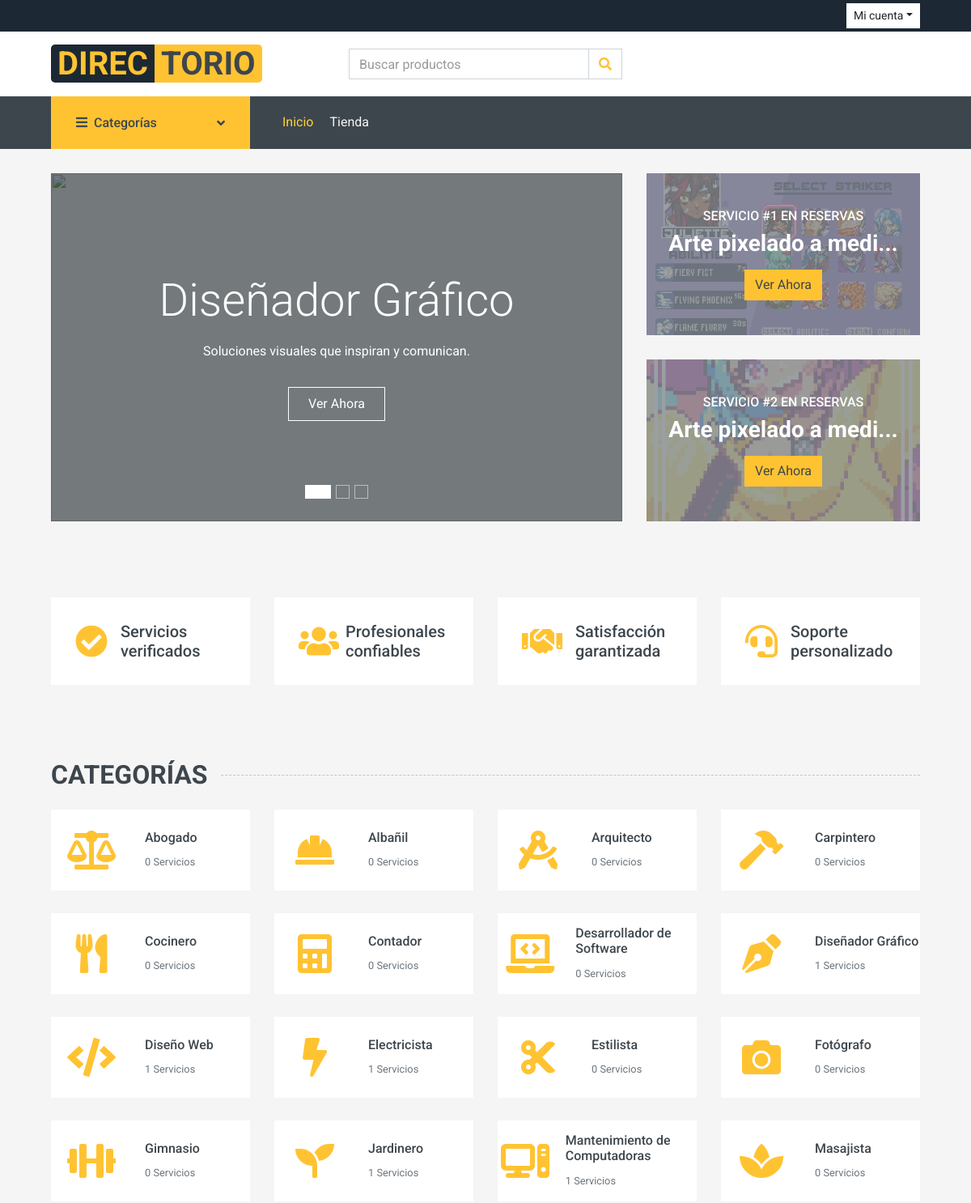
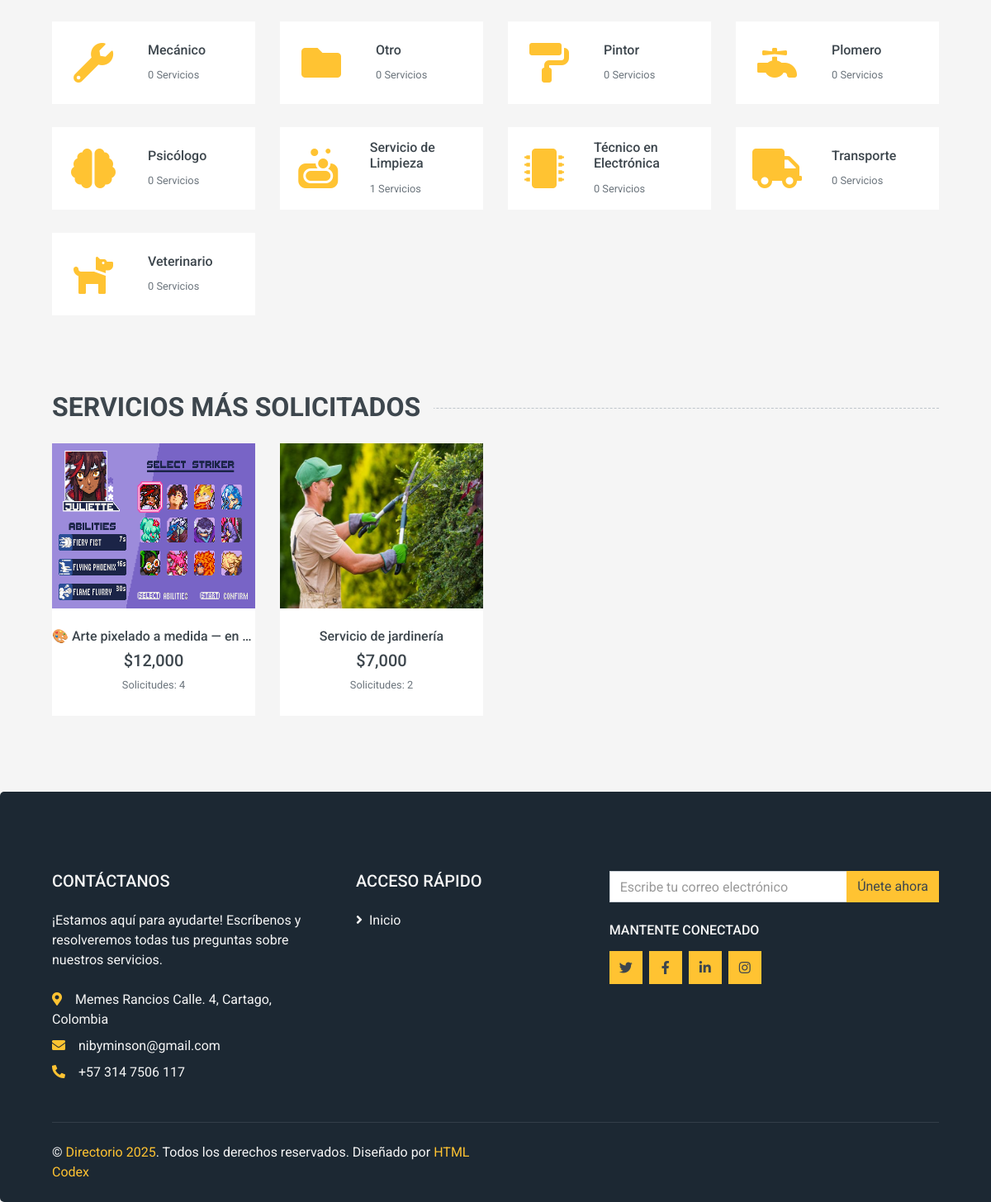
The app's page /rutas/rutas.php?page=home with its own data (2 pictures, top to bottom).
### tables this page shows
CREATE TABLE `servicio` (
  `id_servicio` int(11) NOT NULL,
  `titulo` varchar(500) DEFAULT NULL,
  `descripcion` varchar(500) DEFAULT NULL,
  `precio` decimal(10,0) NOT NULL,
  `fecha_creacion` datetime NOT NULL DEFAULT current_timestamp(),
  `usuario_id_usuario` int(11) NOT NULL,
  `categoria_id_categoria` int(11) NOT NULL,
  `estado` varchar(45) NOT NULL DEFAULT 'Activo',
  `barrio_id` int(11) NOT NULL,
  `direccion` varchar(100) DEFAULT 'No aplica'
);

CREATE TABLE `categoria` (
  `id_categoria` int(11) NOT NULL,
  `nombre` varchar(80) NOT NULL,
  `estado` varchar(100) NOT NULL DEFAULT 'Activo'
);

### app/controladores/landingPageController.php (called while the page is built, shortened)
<?php
require_once(__DIR__ . '/../modelos/CategoryModel.php');
require_once(__DIR__ . '/../modelos/serviceModel.php');
class LandingPageController{
    private $categoryModel;
    private $serviceModel;
    public function __construct(){
        $this->categoryModel = new CategoryModel;
        $this->serviceModel = new ServiceModel;
    }
    public function index(){
        $info = $this->categoryModel->GetAllCategoryLanding();
        $services = $this->serviceModel->getServicesWithImages();
        $toptier = $this->serviceModel->getAllServiceByPopulating();
        include_once(__DIR__ . '/../vistas/landing/index.php');
    }
}

### configuracion/mysql.php (called while the page is built)
<?php
class Mysql{
    public $conect;
    private $DB_HOST = 'localhost';
    private $DB_NAME = 'directorio';
    private $DB_PORT = '3306';
    private $DB_USERNAME = 'root';
    private $DB_PASSWORD = '';
    private $DB_CHARSET = 'utf8mb4';
    public function __construct(){
        $connectionString = "mysql:host=".$this->DB_HOST. ";dbname=".$this->DB_NAME.";port=".$this->DB_PORT.";charset=".$this->DB_CHARSET;
        try{
            $this->conect = new PDO($connectionString, $this->DB_USERNAME, $this->DB_PASSWORD);
            $this->conect->setAttribute(PDO::ATTR_ERRMODE, PDO::ERRMODE_EXCEPTION);
        }catch(PDOException $e){
            echo "CONNECTION ERROR: " . $e->getMessage();
        }
    }
    public function conect(){
        return $this->conect;
    }
}

### app/modelos/serviceModel.php (called while the page is built, shortened)
<?php
require_once(__DIR__ . '/../../configuracion/mysql.php');
class ServiceModel extends Mysql {
    private $connection;
    public function __construct(){
        $mysql = new Mysql();
        $this->connection = $mysql->conect();
    }
    public function getServicesWithImages(){
        $query = "SELECT s.id_servicio, s.titulo, s.precio, COUNT(su.servicio_id) AS total_solicitudes,
        servicio_imagenes.imagen_ref
        FROM servicio s
        INNER JOIN servicio_usuario su ON s.id_servicio = su.servicio_id
        INNER JOIN servicio_imagenes ON servicio_imagenes.servicio_id = s.id_servicio
        WHERE s.estado = 'Activo'
        GROUP BY s.id_servicio
        ORDER BY total_solicitudes DESC
        LIMIT 8;";
        $preparedStmt = $this->connection->prepare($query);
        $preparedStmt->execute();
        $feature = $preparedStmt->fetchAll(PDO::FETCH_ASSOC);
        return $feature;
    }
    public function getAllServiceByPopulating() {
            $query = "SELECT
                s.id_servicio,
                s.titulo AS nombre_servicio,
                si.imagen_ref AS imagen_servicio,
                COUNT(su.servicio_id) AS cantidad_reservas
            FROM
                servicio s
            INNER JOIN
                servicio_usuario su ON s.id_servicio = su.servicio_id
            LEFT JOIN
                servicio_imagenes si ON s.id_servicio = si.servicio_id
            GROUP BY
                s.id_servicio, s.titulo, si.imagen_ref
            ORDER BY
                cantidad_reservas DESC
            LIMIT 2;";
            $stmt = $this->connection->prepare($query);
            $stmt->execute();
            return $stmt->fetchAll(PDO::FETCH_ASSOC);
    }
}

### app/modelos/categoryModel.php (called while the page is built, shortened)
<?php
require_once(__DIR__ . '/../../configuracion/mysql.php');
class CategoryModel extends Mysql{
    private $connection;
    public function __construct(){
        $mysql = new Mysql();
        $this->connection = $mysql->conect();
    }
    public function GetAllCategoryLanding(){
        $query = "SELECT c.id_categoria , c.nombre AS categoria, COUNT(s.id_servicio) AS cantidad_servicios
        FROM categoria c
        LEFT JOIN servicio s ON c.id_categoria = s.categoria_id_categoria
        GROUP BY c.id_categoria
        ORDER BY c.nombre ASC;";
        $preparedStmt = $this->connection->prepare($query);
        $preparedStmt->execute();
        $info = $preparedStmt->fetchAll(PDO::FETCH_ASSOC);
        return $info;
    }
}

### app/vistas/landing/index.php (the view, shortened to what this page needs)
<?php
include_once RUTA_BASE . '/landing/plantilla/header.php';
?>
    <div class="container-fluid mb-3">
        <div class="row px-xl-5">
            <div class="col-lg-8">
                <div id="header-carousel" class="carousel slide carousel-fade mb-30 mb-lg-0" data-ride="carousel">
                    <ol class="carousel-indicators">
                        <li data-target="#header-carousel" data-slide-to="0" class="active"></li>
                        <li data-target="#header-carousel" data-slide-to="1"></li>
                        <li data-target="#header-carousel" data-slide-to="2"></li>
                    </ol>
                    <div class="carousel-inner">
                        <div class="carousel-item position-relative active" style="height: 430px;">
                            <img class="position-absolute w-100 h-100" src="<?= URL_PUBLICO ?>img/carruselInicio/disenoGrafico.png" style="object-fit: cover;">
                            <div class="position-absolute w-100 h-100" style="background: rgba(0, 0, 0, 0.3); top: 0; left: 0;"></div>
                            <div class="carousel-caption d-flex flex-column align-items-center justify-content-center">
                                <div class="p-3" style="max-width: 700px;">
                                    <h1 class="display-4 text-white mb-3 animate__animated animate__fadeInDown">Diseñador Gráfico</h1>
                                    <p class="mx-md-5 px-5 animate__animated animate__bounceIn">Soluciones visuales que inspiran y comunican.</p>
                                    <a class="btn btn-outline-light py-2 px-4 mt-3 animate__animated animate__fadeInUp" href="">Ver Ahora</a>
                                </div>
                            </div>
                        </div>
                    </div>
                </div>
            </div>
            <div class="col-lg-4">
                <?php
                function limpiarTexto($texto) {
                    $texto = preg_replace('/[[:^print:]]/', '', $texto);
                    $texto = preg_replace('/[^\p{L}\p{N}\s]/u', '', $texto);
                    $texto = preg_replace('/\s+/', ' ', trim($texto));
                    return $texto;
                }
                $counter = 1;
                foreach ($toptier as $top):
                    $nombre = htmlspecialchars($top['nombre_servicio'] ?? '', ENT_QUOTES, 'UTF-8');
                    $nombre = limpiarTexto($nombre);
                    $nombre_corto = strlen($nombre) > 20 ? substr($nombre, 0, 20).'...' : $nombre;
                    $id_servicio = $top['id_servicio'] ?? 0;
                    $imagen = URL_PUBLICO . 'img/servicios/default-service.jpg';
                    if (!empty($top['imagen_servicio'])) {
                        $imagen = URL_PUBLICO . 'img/servicios/' . htmlspecialchars($top['imagen_servicio'], ENT_QUOTES, 'UTF-8');
                    }
                ?>
                <div class="product-offer mb-30" style="height: 200px;">
                    <img class="img-fluid" src="<?php echo $imagen; ?>" alt="" style="opacity: 0.4;">
                    <div class="offer-text">
                        <h6 class="text-white text-uppercase">Servicio #<?php echo $counter; ?> en reservas</h6>
                        <h3 class="text-white mb-3" style="white-space: nowrap; overflow: hidden; text-overflow: ellipsis; max-width: 100%;" title="<?php echo htmlspecialchars($nombre, ENT_QUOTES); ?>">
                            <?php echo $nombre_corto; ?>
                        </h3>
                        <a href="<?= URL_BASE ?>/rutas/rutas.php?page=service&id=<?= $id_servicio ?>" class="btn btn-primary">Ver Ahora</a>
                    </div>
                </div>
                <?php
                $counter++;
                endforeach;
                ?>
            </div>
        </div>
    </div>
    <div class="container-fluid pt-5">
        <div class="row px-xl-5 pb-3">
            <div class="col-lg-3 col-md-6 col-sm-12 pb-1">
                <div class="d-flex align-items-center bg-light mb-4" style="padding: 30px;">
                    <h1 class="fa fa-check-circle text-primary m-0 mr-3"></h1>
                    <h5 class="font-weight-semi-bold m-0">Servicios verificados</h5>
                </div>
            </div>
            <div class="col-lg-3 col-md-6 col-sm-12 pb-1">
                <div class="d-flex align-items-center bg-light mb-4" style="padding: 30px;">
                    <h1 class="fa fa-users text-primary m-0 mr-2"></h1>
                    <h5 class="font-weight-semi-bold m-0">Profesionales confiables</h5>
                </div>
            </div>
            <div class="col-lg-3 col-md-6 col-sm-12 pb-1">
                <div class="d-flex align-items-center bg-light mb-4" style="padding: 30px;">
                    <h1 class="fas fa-handshake text-primary m-0 mr-3"></h1>
                    <h5 class="font-weight-semi-bold m-0">Satisfacción garantizada</h5>
                </div>
            </div>
            <div class="col-lg-3 col-md-6 col-sm-12 pb-1">
                <div class="d-flex align-items-center bg-light mb-4" style="padding: 30px;">
                    <h1 class="fa fa-headset text-primary m-0 mr-3"></h1>
                    <h5 class="font-weight-semi-bold m-0">Soporte personalizado</h5>
                </div>
            </div>
        </div>
    </div>
    <div class="container-fluid pt-5">
        <h2 class="section-title position-relative text-uppercase mx-xl-5 mb-4">
            <span class="bg-secondary pr-3">Categorías</span>
        </h2>
        <div class="row px-xl-5 pb-3">
            <?php
            $iconos = [
                'Electricista' => 'fa-bolt',
                'Mecánico' => 'fa-wrench',
                'Carpintero' => 'fa-hammer',
                'Pintor' => 'fa-paint-roller',
                'Plomero' => 'fa-faucet',
                'Jardinero' => 'fa-seedling',
                'Albañil' => 'fa-hard-hat',
                'Abogado' => 'fa-scale-balanced',
                'Contador' => 'fa-calculator',
                'Gimnasio' => 'fa-dumbbell',
                'Estilista' => 'fa-scissors',
                'Masajista' => 'fa-spa',
                'Arquitecto' => 'fa-drafting-compass',
                'Psicólogo' => 'fa-brain',
                'Diseñador Gráfico' => 'fa-pen-nib',
                'Transporte' => 'fa-truck',
                'Servicio de Limpieza' => 'fa-soap',
                'Veterinario' => 'fa-dog',
                'Fotógrafo' => 'fa-camera',
                'Cocinero' => 'fa-utensils',
                'Diseño Web' => 'fa-code',
                'Desarrollador de Software' => 'fa-laptop-code',
                'Mantenimiento de Computadoras' => 'fa-computer',
                'Técnico en Electrónica' => 'fa-microchip'
            ];
            ?>
            <?php foreach ($info as $categoria):
                $id = $categoria["id_categoria"];
                $nombre = $categoria['categoria'];
                $cantidad = $categoria['cantidad_servicios'];
                $icono = $iconos[$nombre] ?? 'fa-folder';
            ?>
                <div class="col-lg-3 col-md-4 col-sm-6 pb-1">
                    <a class="text-decoration-none" href="<?= URL_BASE ?>/rutas/rutas.php?page=shop&category=<?= $id ?>">
                        <div class="cat-item img-zoom d-flex align-items-center mb-4">
                        <div class="d-flex justify-content-center align-items-center bg-light" style="width: 100px; height: 100px;">
                            <i class="fa <?= $icono ?> fa-3x text-primary"></i>
                        </div>
                            <div class="flex-fill pl-3">
                                <h6><?= htmlspecialchars($nombre) ?></h6>
                                <small class="text-body"><?= $cantidad ?> Servicios</small>
                            </div>
                        </div>
                    </a>
                </div>
            <?php endforeach; ?>
        </div>
    </div>
    <?php if(count($services) > 0) : ?>
        <div class="container-fluid pt-5 pb-3">
            <h2 class="section-title position-relative text-uppercase mx-xl-5 mb-4">
                <span class="bg-secondary pr-3">Servicios Más Solicitados</span>
            </h2>
            <div class="row px-xl-5">
                <?php foreach ($services as $service): ?>
                    <div class="col-lg-3 col-md-4 col-sm-6 pb-1">
                        <div class="product-item bg-light mb-4">
                            <div class="product-img position-relative overflow-hidden" style="height: 200px;">
                                <img class="img-fluid w-100 h-100 object-fit-cover" src="<?php RUTA_BASE ?>/directorio/publico/img/servicios/<?php echo $service["imagen_ref"];?>"
                                    alt="<?php echo htmlspecialchars($service['titulo']); ?>">
                                <div class="product-action">
                                </div>
                            </div>
                            <div class="text-center py-4">
                                <a class="h6 text-decoration-none text-truncate d-block"            style="max-width: 100%;"
                                    href="<?php URL_BASE ?>?page=service&id=<?php echo $service["id_servicio"] ?>"
                                    title="<?php echo htmlspecialchars($service['titulo']); ?>">
                                    <?php echo htmlspecialchars($service['titulo']); ?>
                                </a>
                                <div class="d-flex align-items-center justify-content-center mt-2">
                                    <h5>$<?php echo number_format($service['precio']); ?></h5>
                                </div>
                                <div class="d-flex align-items-center justify-content-center mb-1">
                                    <small class="text-muted">Solicitudes: <?php echo $service['total_solicitudes']; ?></small>
                                </div>
                            </div>
                        </div>
                    </div>
                <?php endforeach; ?>
            </div>
        </div>
    <?php endif ?>
 <?php include_once RUTA_BASE . '/landing/plantilla/footer.php'; ?>

### app/vistas/landing/index.php (style rules this page uses)
.btn-primary { border-color: #FFC332 !important; background-color: #FFC332 !important; }
.text-primary { color: #FFC332 !important; }

### records on screen
servicio: shows a picture, titulo "Arte pixelado a medi...", titulo "🎨 Arte pixelado a medida — en…", precio "12,000", total_solicitudes "4"
categoria: nombre "Abogado", cantidad "0"
categoria: nombre "Albañil", cantidad "0"
categoria: nombre "Arquitecto", cantidad "0"
categoria: nombre "Carpintero", cantidad "0"
categoria: nombre "Cocinero", cantidad "0"
categoria: nombre "Contador", cantidad "0"
categoria: nombre "Desarrollador de Software", cantidad "0"
categoria: nombre "Diseñador Gráfico", cantidad "1"
categoria: nombre "Diseño Web", cantidad "1"
categoria: nombre "Electricista", cantidad "1"
categoria: nombre "Estilista", cantidad "0"
categoria: nombre "Fotógrafo", cantidad "0"
categoria: nombre "Gimnasio", cantidad "0"
categoria: nombre "Jardinero", cantidad "1"
categoria: nombre "Mantenimiento de Computadoras", cantidad "1"
categoria: nombre "Masajista", cantidad "0"
categoria: nombre "Mecánico", cantidad "0"
categoria: nombre "Otro", cantidad "0"
categoria: nombre "Pintor", cantidad "0"
categoria: nombre "Plomero", cantidad "0"
categoria: nombre "Psicólogo", cantidad "0"
categoria: nombre "Servicio de Limpieza", cantidad "1"
categoria: nombre "Técnico en Electrónica", cantidad "0"
categoria: nombre "Transporte", cantidad "0"
categoria: nombre "Veterinario", cantidad "0"
servicio: shows a picture, titulo "Servicio de jardinería", precio "7,000", total_solicitudes "2"
